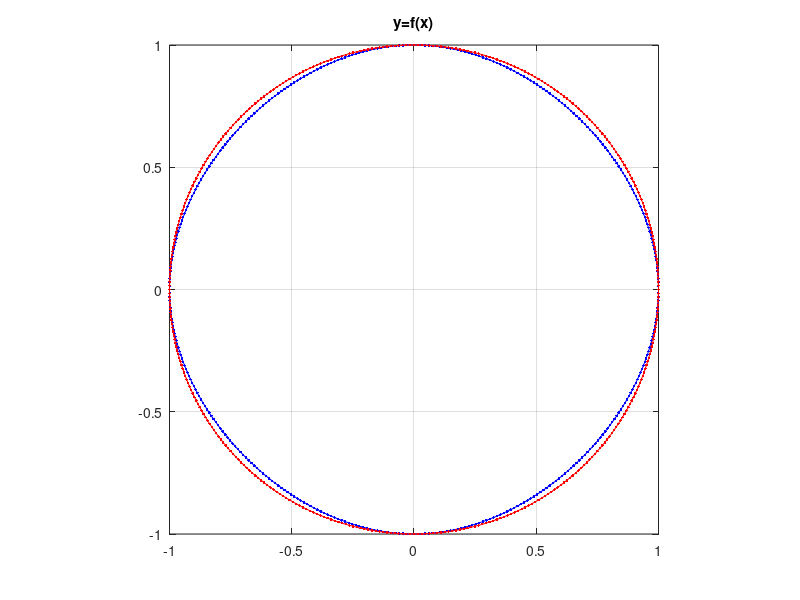

Write the MATLAB code that produced this figure.
% interp_splinecircle.m
clear all; close all;

% Interpolacja okregu funkcjami cubic spline
t =[  0;  1;  2;  3;  4];
x =[  1;  0; -1;  0;  1];
y =[  0;  1;  0; -1;  0];
td = 0  : 0.01 : 4;

ppx = csape( t, x, 'periodic');
ppy = csape( t, y, 'periodic');
figure; plot( ppval(ppx,td), ppval(ppy,td), 'b.-', cos(td*pi/2), sin(td*pi/2), 'r.-');
title('y=f(x)'); grid; axis square; pause
